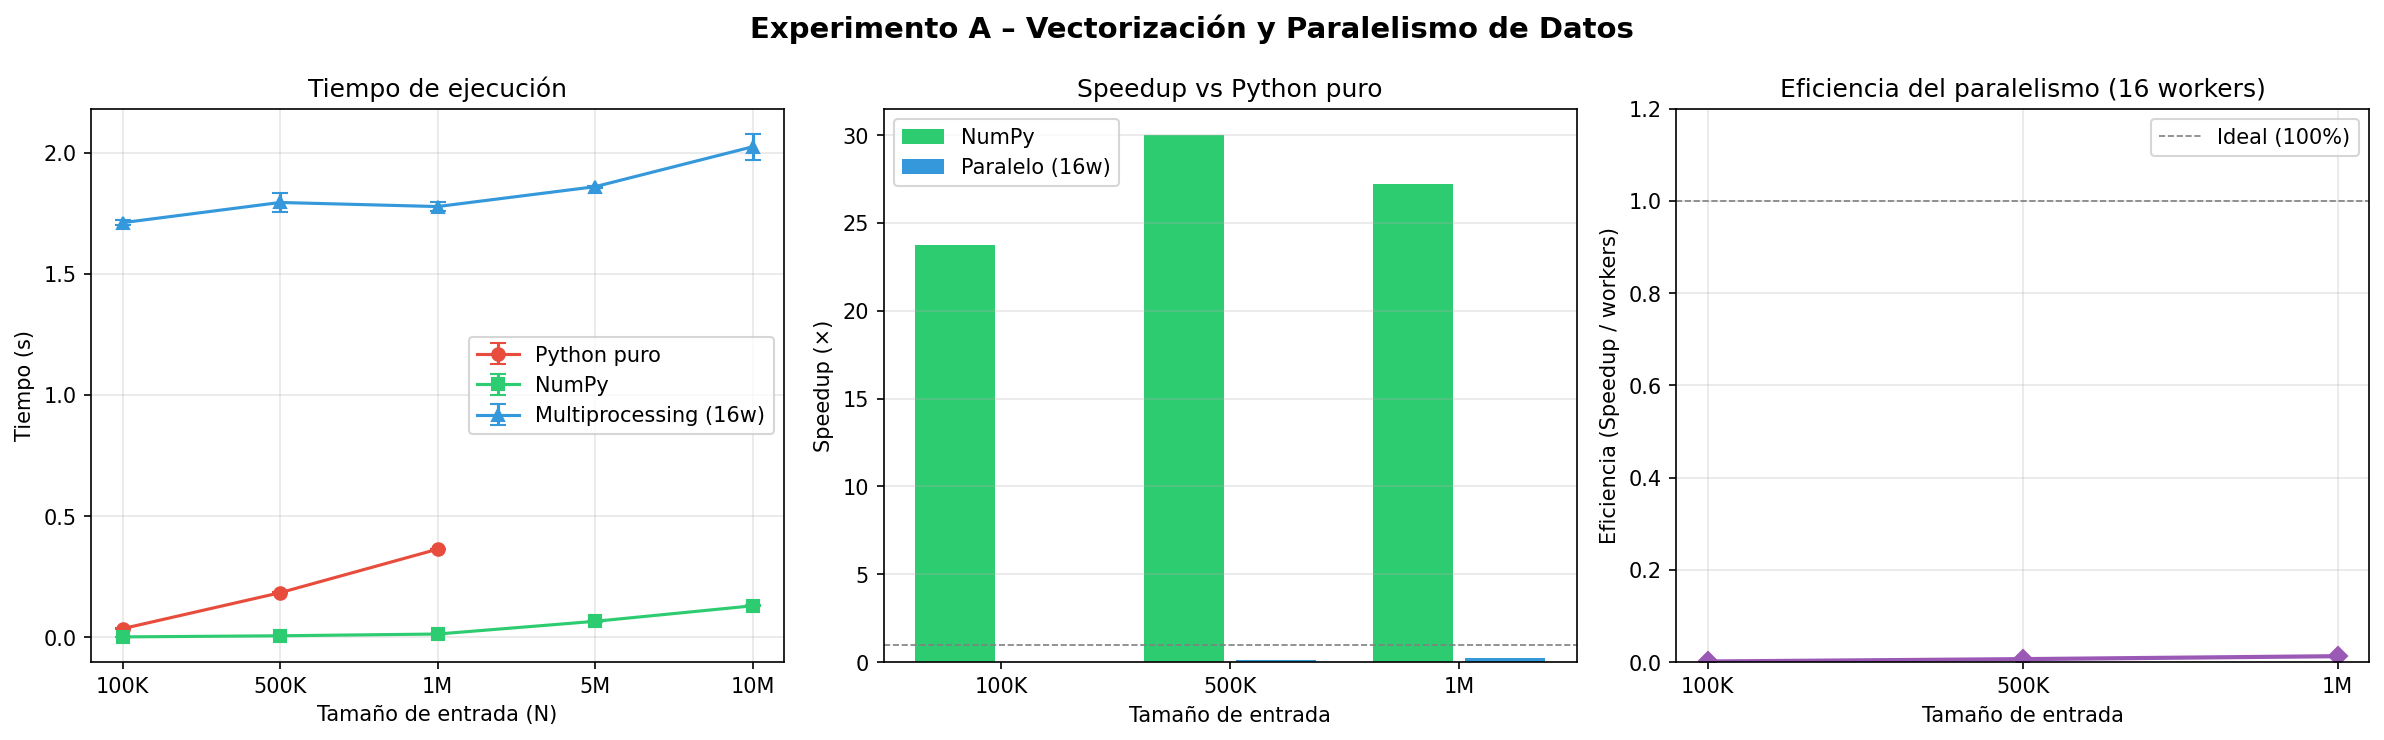

The Python source for this figure:
import time
import math
import numpy as np
import multiprocessing as mp
import matplotlib.pyplot as plt
import matplotlib.gridspec as gridspec
import psutil
import os
import warnings
warnings.filterwarnings("ignore")


N_REPETICIONES = 3
TAMANIOS = [100_000, 500_000, 1_000_000, 5_000_000, 10_000_000]
N_WORKERS = mp.cpu_count()

print(f"[INFO] Cores disponibles: {N_WORKERS}")
print(f"[INFO] RAM total: {psutil.virtual_memory().total / 1e9:.1f} GB")
print(f"[INFO] PID actual: {os.getpid()}\n")




def transformacion_secuencial(arr):
    """
    Transformación intensiva en Python puro:
    Para cada elemento x: sqrt(|x|) + x^2 / (|x| + 1e-9) + cumsum simulado
    """
    resultado = []
    acum = 0.0
    for x in arr:
        val = math.sqrt(abs(x)) + (x ** 2) / (abs(x) + 1e-9)
        acum += val
        resultado.append(acum)
    return resultado


def transformacion_numpy(arr):
    """
    Misma transformación usando NumPy vectorizado.
    """
    abs_arr = np.abs(arr)
    val = np.sqrt(abs_arr) + (arr ** 2) / (abs_arr + 1e-9)
    return np.cumsum(val)


def _procesar_bloque(args):
    """Función auxiliar para multiprocessing (debe ser top-level)."""
    bloque, offset = args
    abs_b = np.abs(bloque)
    val = np.sqrt(abs_b) + (bloque ** 2) / (abs_b + 1e-9)
    return np.cumsum(val)


def transformacion_paralela(arr, n_workers):
    """
    Divide el arreglo en bloques y procesa en paralelo con multiprocessing.
    """
    bloques = np.array_split(arr, n_workers)
    args = [(b, i) for i, b in enumerate(bloques)]
    with mp.Pool(processes=n_workers) as pool:
        resultados = pool.map(_procesar_bloque, args)
    # Reajustar cumsum: sumar el último valor acumulado del bloque anterior
    salida = [resultados[0]]
    for i in range(1, len(resultados)):
        offset = salida[i - 1][-1]
        salida.append(resultados[i] + offset)
    return np.concatenate(salida)




def medir_tiempo(fn, *args, n=N_REPETICIONES):
    tiempos = []
    for _ in range(n):
        t0 = time.perf_counter()
        fn(*args)
        tiempos.append(time.perf_counter() - t0)
    return np.mean(tiempos), np.std(tiempos)


def ejecutar_experimento_A():
    resultados = {
        "tamanios": TAMANIOS,
        "sec_mean": [], "sec_std": [],
        "np_mean":  [], "np_std":  [],
        "par_mean": [], "par_std": [],
    }

    print("=" * 60)
    print("EXPERIMENTO A: Paralelismo de Datos y Vectorización")
    print("=" * 60)

    for n in TAMANIOS:
        arr = np.random.randn(n).astype(np.float64)
        arr_list = arr.tolist()

        print(f"\n[N={n:,}]")

        if n <= 1_000_000:
            m, s = medir_tiempo(transformacion_secuencial, arr_list)
            print(f"  Secuencial : {m:.4f}s ± {s:.4f}s")
        else:
            # Para arreglos muy grandes, Python puro es demasiado lento
            m, s = None, None
            print(f"  Secuencial : OMITIDO (N>{1_000_000:,} → tiempo excesivo)")

        resultados["sec_mean"].append(m)
        resultados["sec_std"].append(s)

        m_np, s_np = medir_tiempo(transformacion_numpy, arr)
        print(f"  NumPy      : {m_np:.4f}s ± {s_np:.4f}s")
        resultados["np_mean"].append(m_np)
        resultados["np_std"].append(s_np)

        m_p, s_p = medir_tiempo(transformacion_paralela, arr, N_WORKERS)
        print(f"  Paralelo   : {m_p:.4f}s ± {s_p:.4f}s ({N_WORKERS} workers)")
        resultados["par_mean"].append(m_p)
        resultados["par_std"].append(s_p)

    return resultados


def graficar_A(res):
    n_labels = [f"{n//1000}K" if n < 1_000_000 else f"{n//1_000_000}M"
                for n in res["tamanios"]]

    fig, axes = plt.subplots(1, 3, figsize=(16, 5))
    fig.suptitle("Experimento A – Vectorización y Paralelismo de Datos", fontsize=14, fontweight='bold')

    # Gráfico 1: Tiempos de ejecución
    ax = axes[0]
    x = np.arange(len(n_labels))
    idx_sec = [i for i, v in enumerate(res["sec_mean"]) if v is not None]

    if idx_sec:
        ax.errorbar([x[i] for i in idx_sec],
                    [res["sec_mean"][i] for i in idx_sec],
                    [res["sec_std"][i] for i in idx_sec],
                    marker='o', label='Python puro', color='#e74c3c', capsize=4)

    ax.errorbar(x, res["np_mean"], res["np_std"],
                marker='s', label='NumPy', color='#2ecc71', capsize=4)
    ax.errorbar(x, res["par_mean"], res["par_std"],
                marker='^', label=f'Multiprocessing ({N_WORKERS}w)', color='#3498db', capsize=4)
    ax.set_xticks(x); ax.set_xticklabels(n_labels)
    ax.set_xlabel("Tamaño de entrada (N)"); ax.set_ylabel("Tiempo (s)")
    ax.set_title("Tiempo de ejecución"); ax.legend(); ax.grid(alpha=0.3)

    # Gráfico 2: Speedup de NumPy vs secuencial (donde hay datos)
    ax2 = axes[1]
    speedup_np  = [res["sec_mean"][i] / res["np_mean"][i]  for i in idx_sec]
    speedup_par = [res["sec_mean"][i] / res["par_mean"][i] for i in idx_sec]
    labels_sec = [n_labels[i] for i in idx_sec]
    xx = np.arange(len(idx_sec))
    ax2.bar(xx - 0.2, speedup_np,  0.35, label='NumPy', color='#2ecc71')
    ax2.bar(xx + 0.2, speedup_par, 0.35, label=f'Paralelo ({N_WORKERS}w)', color='#3498db')
    ax2.axhline(1, color='gray', linestyle='--', linewidth=0.8)
    ax2.set_xticks(xx); ax2.set_xticklabels(labels_sec)
    ax2.set_xlabel("Tamaño de entrada"); ax2.set_ylabel("Speedup (×)")
    ax2.set_title("Speedup vs Python puro"); ax2.legend(); ax2.grid(alpha=0.3, axis='y')

    # Gráfico 3: Eficiencia del paralelo
    ax3 = axes[2]
    efic = [s / N_WORKERS for s in speedup_par]
    ax3.plot(labels_sec, efic, marker='D', color='#9b59b6', linewidth=2)
    ax3.axhline(1.0, color='gray', linestyle='--', linewidth=0.8, label='Ideal (100%)')
    ax3.set_ylim(0, 1.2)
    ax3.set_xlabel("Tamaño de entrada"); ax3.set_ylabel("Eficiencia (Speedup / workers)")
    ax3.set_title(f"Eficiencia del paralelismo ({N_WORKERS} workers)"); ax3.legend(); ax3.grid(alpha=0.3)

    plt.tight_layout()
    plt.savefig("/mnt/user-data/outputs/experimento_A.png", dpi=150, bbox_inches='tight')
    plt.close()
    print("\n[✓] Gráfico guardado: experimento_A.png")


if __name__ == "__main__":
    res = ejecutar_experimento_A()
    graficar_A(res)
